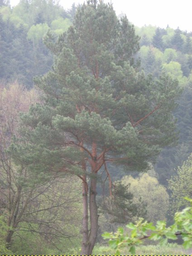
#> input picture PWR_AI_NN_LABS/LAB_2/drzewo.png, 192 x 256 px, shrunk from 424 x 566 before the run
$ jupyter execute Lab1.ipynb
#> lines starting #> are read from the running program, lines starting #| are printed output that depends on the picture
# Sieci neuronowe 1 - LAB

    prowadzący: Monika Wasilewska
    Politechnika Wrocławska, Katedra Akustyki, Multimediów i Przetwarzania Sygnałów


Run a cell via `Shift + Return`. Learn more about [CoCalc Jupyter Notebooks](https://doc.cocalc.com/jupyter.html).

---
Plan zajęć:
---

1. Wczytywanie i wyświetlanie obrazów.
2. Wstępne przetwarzanie i analiza:
    - analiza histogramów,
    - obrót obrazu,
    - normalizacja,
    - wyrównanie histogramu,
    - różne metody przejścia do skali szarości.|
3. Wczytanie bazy danych. Obsługa danych wejściowych oraz etykiet.
4. Analiza struktury bazy oraz etykiet.
5. Wektoryzacja danych.
6. Kodowanie "one-hot", konwersja etykiet.
7. Inne typy daych - wczytanie dodatkowej bazy. Analiza wartości, normalizacja.
---

## Zadanie 1

Wczytaj obrazek dołączony do katalogu Lab_1, a następnie go wyświetl, wykorzystaj do tego metodę `imread()` oraz `imshow()`. Sprawdź jgo rozmiar.

[cell 1]
import matplotlib.pyplot as plt
import matplotlib.image as mpimg
import numpy as np

img = mpimg.imread("./drzewo.png")
#> img is the input picture: shape (256, 192, 3) float32; mean R, G, B 0.576, 0.589, 0.554
plt.imshow(img)

Rozmiar obrazka to: `... x ... x ... x`, co oznacza:  `wysokość/szerokość/liczba kanałów x wysokość/szerokość/liczba kanałów x wysokość/szerokość/liczba kanałów`

# Zadanie 2
Nasz obrazek ma 3 kanały. Każdy z nich odpowiada za jedną ze skaładowych. Korzystając z `subplot` z pakietu `matplotlib` wyrysuj każdą ze składowych oddzielnie.
Opcja: wybierz odpowiednią paletę barw do każdego z nich.

[cell 2]
fig, axs = plt.subplots(ncols=3, nrows=1)
for i in range(3):
    fig.suptitle("Channel no.:" + str(i+1))
    tmp = np.zeros(img.shape)
    tmp[:,:,i] = img[:,:,i]
    axs[i].imshow(tmp)
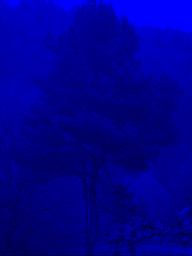
#> tmp: shape (256, 192, 3) float64; mean R, G, B 0, 0, 0.554
plt.show()
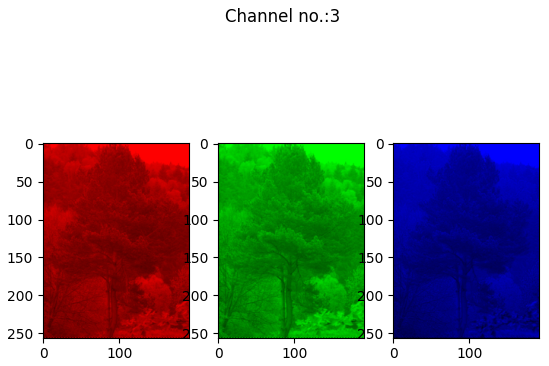
#> figure drawn by matplotlib, 3 panels

## Zadanie 3

Napisz dwie funkcje, które pozwolą na przeniesienie kolorowego obrazka do sklai szarości. W pierwszej niech kazdy kolor będzie równie istotny, w drugiej proporcje niech wynoszą: $x = 0.299R + 0.587G + 0.114B$. Przetestuj na wcześniej wczytanym obrazku, wyświetl rezultaty i porównaj efekt.

[cell 3]
def toGrayEqual(img):
    r,g,b = img[:,:,0], img[:,:,1], img[:,:,2]
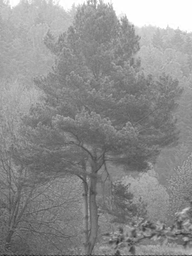
#> b: shape (256, 192) float32; min 0.118, max 1, mean 0.554
    return (r+g+b)/3

[cell 4]
def toGrayFormula(img):
    r,g,b = img[:,:,0], img[:,:,1], img[:,:,2]
    return 0.299*r + 0.587*g+ 0.114*b

[cell 5]
_, ax = plt.subplots(nrows=1, ncols=2)

gray = toGrayEqual(img)
grayFromFormula = toGrayFormula(img)

ax[0].title.set_text("Simple gray")
ax[0].imshow(gray, cmap='gray')

ax[1].title.set_text("Gray from formula")
ax[1].imshow(grayFromFormula, cmap='gray')

plt.show()

## Zadanie 4

Napisz funkcję, która pozwoli na normalizację przekazanego obrazka. Przetestuj ją na wczytanym obrazku oraz tym w skali szarości.

[cell 6]
def normal(image):
    return image/255
#> returned value: shape (256, 192, 3) float32

[cell 7]
_, ax = plt.subplots(nrows=1, ncols=2)

gray = toGrayEqual(img)
grayFromFormula = toGrayFormula(img)

ax[0].title.set_text("Simple gray")
ax[0].imshow(normal(img), cmap='gray')
ax[1].title.set_text("Gray from formula")
ax[1].imshow(normal(grayFromFormula), cmap='gray')
#> in normal (call 2), `return image/255`:
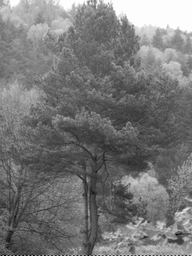
#> returned value: shape (256, 192) float32; min 0.000838, max 0.00392, mean 0.00228; drawn with min black and max white
plt.show()

## Zadanie 5
Narysuj histogram dla każdej z barw pierwotnie wczytanego obrazka. Czy rozkłady sa równomierne?

[cell 8]
r,g,b = img[:,:,0], img[:,:,1], img[:,:,2]

plt.figure()
plt.hist(r)

plt.figure()
plt.hist(g)

plt.figure()
plt.hist(b)

plt.show()
#> figure, not shown here; tallest bar 93 high, from x = 0.533 to 0.533; tallest bar 103 high, from x = 0.533 to 0.533; tallest bar 95 high, from x = 0.533 to 0.534
#> figure, not shown here; tallest bar 90 high, from x = 0.549 to 0.549; tallest bar 101 high, from x = 0.549 to 0.549; tallest bar 101 high, from x = 0.549 to 0.55
#> figure, not shown here; tallest bar 61 high, from x = 0.656 to 0.656; tallest bar 66 high, from x = 0.568 to 0.568; tallest bar 63 high, from x = 0.657 to 0.657

## Zadanie 6 (`*`)
Sprawdź w jaki sposób wyrównać histogram. Przeanalizuj nowe wyglady histogramów. Kiedy ta operacja może być szczególnie potrzebna?

[cell 9]
from skimage.exposure import equalize_hist
eq = equalize_hist(img)
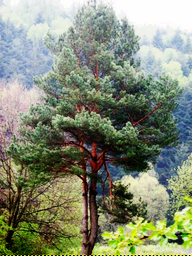
#> eq: shape (256, 192, 3) float32; mean R, G, B 0.514, 0.544, 0.457

[cell 10]
plt.figure()
plt.imshow(img)

plt.figure()
plt.imshow(eq)

plt.show()


r,g,b = img[:,:,0], img[:,:,1], img[:,:,2]

plt.figure()
plt.hist(r)

plt.figure()
plt.hist(g)

plt.figure()
plt.hist(b)


r,g,b = eq[:,:,0], eq[:,:,1], eq[:,:,2]
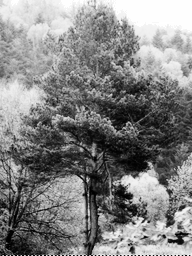
#> r: shape (256, 192) float32; min 8.59e-05, max 1, mean 0.514
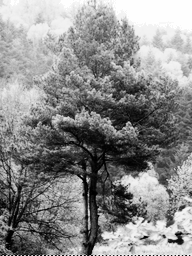
#> g: shape (256, 192) float32; min 0.000235, max 1, mean 0.544
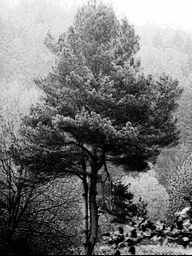
#> b: shape (256, 192) float32; min 6.78e-06, max 1, mean 0.457

plt.figure()
plt.hist(r)

plt.figure()
plt.hist(g)

plt.figure()
plt.hist(b)

plt.show()
#> figure, not shown here; tallest bar 52 high, from x = 0.61 to 0.61; tallest bar 51 high, from x = 0.51 to 0.511; tallest bar 46 high, from x = 0.511 to 0.511
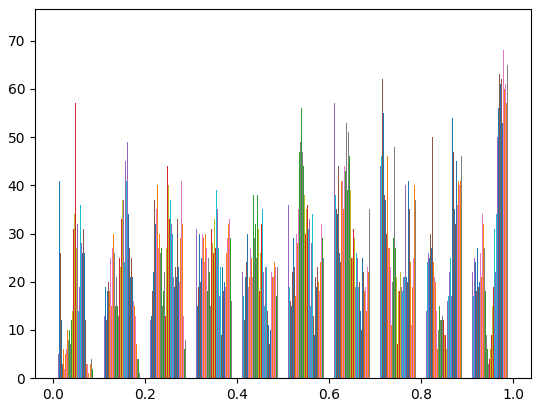
#> figure drawn by matplotlib, 1 panel; tallest bar 52 high, from x = 0.61 to 0.611; tallest bar 65 high, from x = 0.611 to 0.611; tallest bar 63 high, from x = 0.611 to 0.611
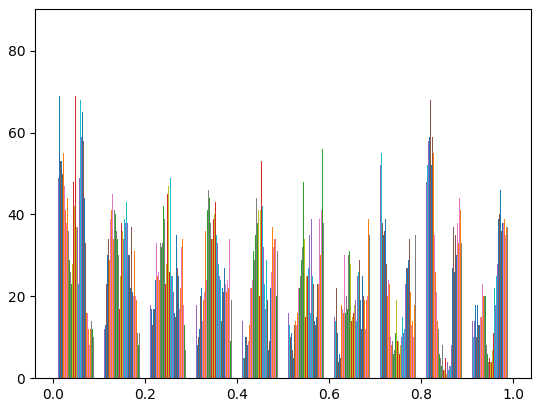
#> figure drawn by matplotlib, 1 panel; tallest bar 69 high, from x = 0.71 to 0.71; tallest bar 75 high, from x = 0.71 to 0.711; tallest bar 66 high, from x = 0.711 to 0.711
